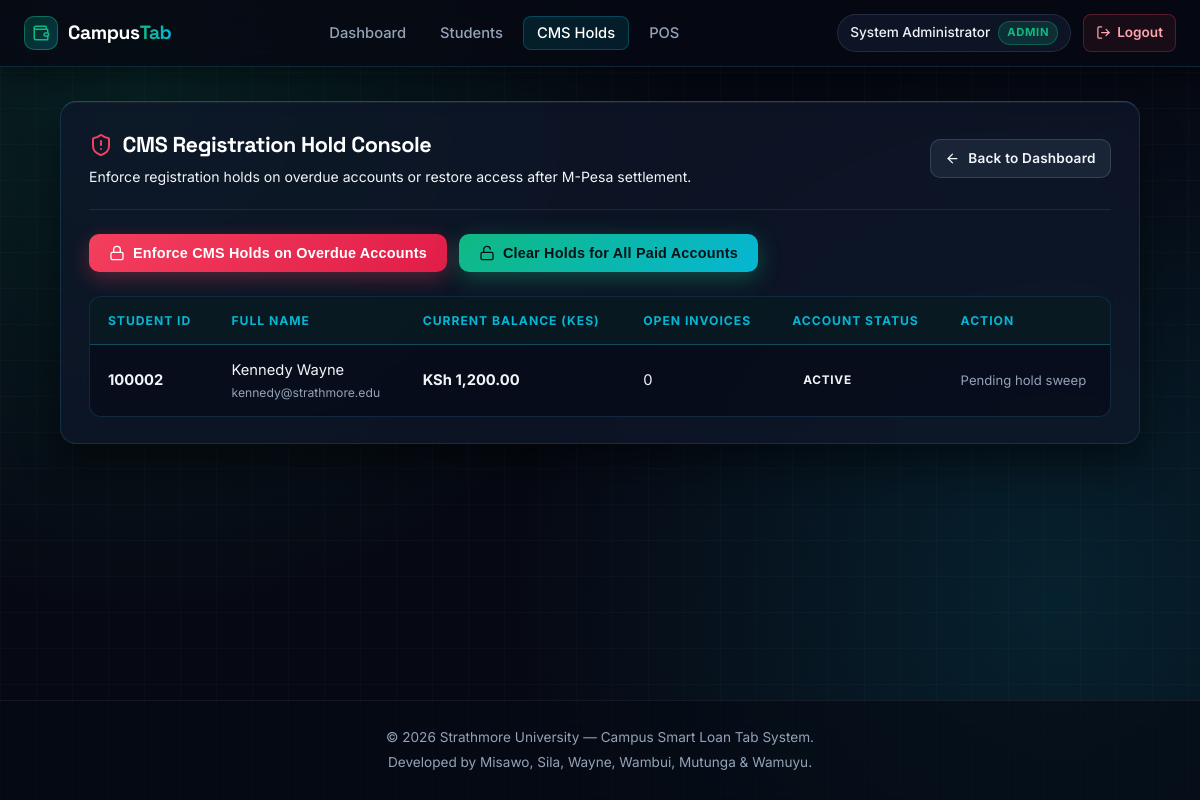
The app's page /modules/billing/cms_hold.php (signed in) with its own data.
### tables this page shows
CREATE TABLE IF NOT EXISTS users (
    user_id INT AUTO_INCREMENT PRIMARY KEY,
    student_id VARCHAR(20) UNIQUE NOT NULL,
    full_name VARCHAR(100) NOT NULL,
    email VARCHAR(100) UNIQUE NOT NULL,
    phone VARCHAR(15),
    grade VARCHAR(20),
    role ENUM('STUDENT', 'VENDOR', 'ADMIN') DEFAULT 'STUDENT',
    credit_limit DECIMAL(10,2) DEFAULT 5000.00,
    current_balance DECIMAL(10,2) DEFAULT 0.00,
    account_status ENUM('ACTIVE', 'HELD', 'SUSPENDED') DEFAULT 'ACTIVE',
    pass VARCHAR(255) NOT NULL,
    created_at TIMESTAMP DEFAULT CURRENT_TIMESTAMP
);

### modules/billing/cms_hold.php (the view, shortened to what this page needs)
<?php
require_once __DIR__ . '/../../config/db.php';
$heldStudentsStmt = $pdo->query("
    SELECT
        u.user_id,
        u.student_id,
        u.full_name,
        u.email,
        u.current_balance,
        u.account_status,
        COUNT(CASE WHEN si.payment_status IN ('UNPAID', 'OVERDUE') THEN 1 END) AS open_invoices,
        COALESCE(SUM(CASE WHEN si.payment_status IN ('UNPAID', 'OVERDUE') THEN si.total_amount ELSE 0 END), 0) AS overdue_total
    FROM users u
    LEFT JOIN semester_invoices si ON si.user_id = u.user_id
    WHERE u.role = 'STUDENT'
      AND (u.account_status = 'HELD' OR u.current_balance > 0)
    GROUP BY u.user_id, u.student_id, u.full_name, u.email, u.current_balance, u.account_status
    ORDER BY u.account_status DESC, u.current_balance DESC
");
$students = $heldStudentsStmt->fetchAll();
require_once __DIR__ . '/../../includes/header.php';
?>
<div class="card" style="max-width: 1080px; margin: 0 auto;">
    <div style="display: flex; justify-content: space-between; align-items: center; border-bottom: 1px solid rgba(148, 163, 184, 0.14); padding-bottom: 1.25rem; margin-bottom: 1.5rem; flex-wrap: wrap; gap: 1rem;">
        <div>
            <h2 style="display: flex; align-items: center; gap: 0.6rem; margin: 0 0 0.25rem; font-size: 1.35rem;">
                <i data-lucide="shield-alert" style="width: 24px; height: 24px; color: var(--danger);"></i>
                CMS Registration Hold Console
            </h2>
            <p style="margin: 0; font-size: 0.88rem; color: var(--text-secondary);">
                Enforce registration holds on overdue accounts or restore access after M-Pesa settlement.
            </p>
        </div>
        <a href="../auth/dashboard.php" class="btn btn-outline" style="padding: 0.5rem 0.9rem; font-size: 0.85rem;">
            <i data-lucide="arrow-left" style="width: 15px; height: 15px;"></i>
            Back to Dashboard
        </a>
    </div>
    <div style="display: flex; gap: 0.75rem; margin-bottom: 1.5rem; flex-wrap: wrap;">
        <form method="POST" style="display:inline;">
            <button type="submit" name="trigger_hold" class="btn btn-danger"
                    onclick="return confirm('Enforce CMS holds on all overdue student accounts?');">
                <i data-lucide="lock" style="width: 16px; height: 16px;"></i>
                Enforce CMS Holds on Overdue Accounts
            </button>
        </form>
        <form method="POST" style="display:inline;">
            <button type="submit" name="release_hold" class="btn btn-primary">
                <i data-lucide="unlock" style="width: 16px; height: 16px;"></i>
                Clear Holds for All Paid Accounts
            </button>
        </form>
    </div>
    <div class="table-wrap">
        <table>
            <thead>
                <tr>
                    <th>Student ID</th>
                    <th>Full Name</th>
                    <th>Current Balance (KES)</th>
                    <th>Open Invoices</th>
                    <th>Account Status</th>
                    <th>Action</th>
                </tr>
            </thead>
            <tbody>
                <?php if (empty($students)): ?>
                    <tr>
                        <td colspan="6" style="text-align: center; padding: 2rem; color: var(--text-muted);">
                            No held or overdue student accounts found.
                        </td>
                    </tr>
                <?php else: ?>
                    <?php foreach ($students as $s): ?>
                        <tr>
                            <td><strong><?= htmlspecialchars($s['student_id']) ?></strong></td>
                            <td>
                                <?= htmlspecialchars($s['full_name']) ?>
                                <span style="display: block; font-size: 0.76rem; color: var(--text-muted);">
                                    <?= htmlspecialchars($s['email']) ?>
                                </span>
                            </td>
                            <td class="tabular-nums" style="font-weight: 700;">
                                KSh <?= number_format((float) $s['current_balance'], 2) ?>
                            </td>
                            <td class="tabular-nums"><?= (int) $s['open_invoices'] ?></td>
                            <td>
                                <span class="status-pill <?= $s['account_status'] === 'HELD' ? 'status-held' : 'status-active' ?>">
                                    <?= htmlspecialchars($s['account_status']) ?>
                                </span>
                            </td>
                            <td>
                                <?php if ($s['account_status'] === 'HELD' && (float) $s['current_balance'] <= 0 && (int) $s['open_invoices'] === 0): ?>
                                    <form method="POST" style="display:inline;">
                                        <input type="hidden" name="stay_on_page" value="1">
                                        <input type="hidden" name="user_id" value="<?= (int) $s['user_id'] ?>">
                                        <button type="submit" name="release_hold" class="btn btn-primary" style="padding: 0.35rem 0.75rem; font-size: 0.8rem;">
                                            Release Hold
                                        </button>
                                    </form>
                                <?php elseif ($s['account_status'] === 'HELD'): ?>
                                    <span style="color: var(--danger); font-size: 0.82rem; font-weight: 500;">
                                        Awaiting M-Pesa settlement
                                    </span>
                                <?php else: ?>
                                    <span style="color: var(--text-muted); font-size: 0.82rem;">
                                        Pending hold sweep
                                    </span>
                                <?php endif; ?>
                            </td>
                        </tr>
                    <?php endforeach; ?>
                <?php endif; ?>
            </tbody>
        </table>
    </div>
</div>
<?php
require_once __DIR__ . '/../../includes/footer.php';
?>

### public/css/style.css (style rules this page uses)
:root { --bg-primary: #060913; --bg-secondary: #0d1324; --glass-bg: rgba(15, 23, 42, 0.74); --glass-border: rgba(56, 189, 248, 0.16); --neon-green: #10b981; --primary-hover: #34d399; --neon-cyan: #06b6d4; --neon-red: #f43f5e; --danger: #f43f5e; --warning: #f59e0b; --text-main: #f1f5f9; --text-muted: #94a3b8; }
*, *::before, *::after { box-sizing: border-box; margin: 0; padding: 0; }
body { font-family: 'Inter', system-ui, -apple-system, sans-serif; background-color: var(--bg-primary); background-image: radial-gradient(circle at 12% 10%, rgba(16, 185, 129, 0.14) 0%, transparent 42%), radial-gradient(circle at 88% 75%, rgba(6, 182, 212, 0.14) 0%, transparent 45%), linear-gradient(rgba(255, 255, 255, 0.02) 1px, transparent 1px), linear-gradient(90deg, rgba(255, 255, 255, 0.02) 1px, transparent 1px); background-size: 100% 100%, 100% 100%, 36px 36px, 36px 36px; color: var(--text-main); min-height: 100vh; display: flex; flex-direction: column; line-height: 1.6; }
h1, h2, h3 { font-family: 'Space Grotesk', 'Inter', sans-serif; letter-spacing: -0.02em; color: #ffffff; }
.card { background: var(--glass-bg); backdrop-filter: blur(16px); -webkit-backdrop-filter: blur(16px); border: 1px solid var(--glass-border); border-top: 1px solid rgba(56, 189, 248, 0.32); border-radius: 16px; padding: 26px 28px; margin-bottom: 24px; box-shadow: 0 20px 40px rgba(0, 0, 0, 0.48), inset 0 1px 0 rgba(255, 255, 255, 0.05); }
.btn { display: inline-flex; align-items: center; justify-content: center; gap: 8px; padding: 11px 20px; border-radius: 10px; font-weight: 600; font-size: 0.9rem; letter-spacing: 0.2px; text-decoration: none; border: none; cursor: pointer; transition: all 0.22s ease; background: rgba(30, 41, 59, 0.85); color: var(--text-main); border: 1px solid rgba(148, 163, 184, 0.22); }
.btn svg { width: 17px; height: 17px; }
.btn-primary, .btn-success { background: linear-gradient(135deg, #10b981 0%, #06b6d4 100%); color: #031317; font-weight: 700; border: none; box-shadow: 0 6px 22px rgba(16, 185, 129, 0.35); }
.btn-danger { background: linear-gradient(135deg, #f43f5e 0%, #e11d48 100%); color: #ffffff; border: none; box-shadow: 0 6px 20px rgba(244, 63, 94, 0.32); }
.status-pill { display: inline-flex; align-items: center; padding: 4px 11px; border-radius: 999px; font-size: 0.74rem; font-weight: 700; letter-spacing: 0.06em; text-transform: uppercase; }
.table-wrap { overflow-x: auto; border-radius: 12px; border: 1px solid var(--glass-border); background: rgba(6, 9, 19, 0.55); }
table { width: 100%; border-collapse: collapse; }
th { background: rgba(16, 185, 129, 0.07); color: var(--neon-cyan); font-size: 0.76rem; font-weight: 700; text-transform: uppercase; letter-spacing: 0.08em; padding: 14px 18px; text-align: left; border-bottom: 1px solid var(--glass-border); }
td { padding: 14px 18px; border-bottom: 1px solid rgba(148, 163, 184, 0.08); font-size: 0.92rem; color: var(--text-main); }
tr:last-child td { border-bottom: none; }
tbody tr { transition: background 0.18s ease; }

### records on screen
users: student "100002", full_name "Kennedy Wayne", email "kennedy@strathmore.edu", current_balance "1,200.00", open_invoices "0", account_status "ACTIVE", shows "Pending hold sweep"

### other values on screen
$_SESSION['full_name'] "System Administrator"
$role "ADMIN"
